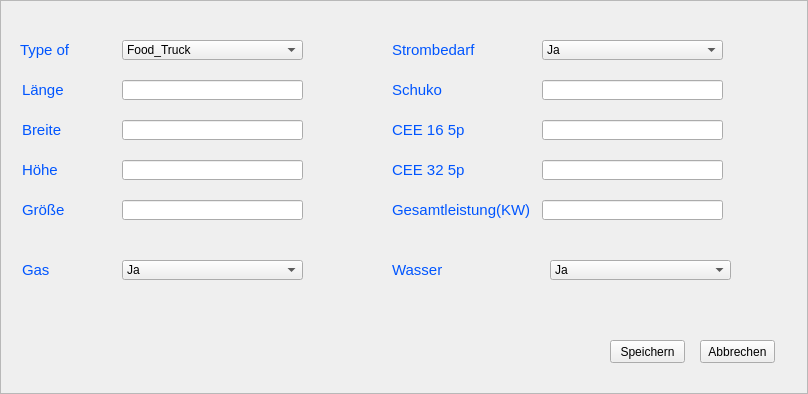
<?xml version="1.0" encoding="UTF-8"?>
<ui version="4.0">
 <class>Information</class>
 <widget class="QFrame" name="Information">
  <property name="geometry">
   <rect>
    <x>0</x>
    <y>0</y>
    <width>808</width>
    <height>394</height>
   </rect>
  </property>
  <property name="windowTitle">
   <string>Frame</string>
  </property>
  <property name="frameShape">
   <enum>QFrame::StyledPanel</enum>
  </property>
  <property name="frameShadow">
   <enum>QFrame::Raised</enum>
  </property>
  <widget class="QLineEdit" name="Groesse_text">
   <property name="geometry">
    <rect>
     <x>122</x>
     <y>200</y>
     <width>181</width>
     <height>20</height>
    </rect>
   </property>
  </widget>
  <widget class="QLineEdit" name="laenge_text">
   <property name="geometry">
    <rect>
     <x>122</x>
     <y>80</y>
     <width>181</width>
     <height>20</height>
    </rect>
   </property>
  </widget>
  <widget class="QLineEdit" name="CEE_16_text">
   <property name="geometry">
    <rect>
     <x>542</x>
     <y>120</y>
     <width>181</width>
     <height>20</height>
    </rect>
   </property>
  </widget>
  <widget class="QLabel" name="txtGroesse">
   <property name="geometry">
    <rect>
     <x>22</x>
     <y>200</y>
     <width>71</width>
     <height>21</height>
    </rect>
   </property>
   <property name="text">
    <string>&lt;html&gt;&lt;head/&gt;&lt;body&gt;&lt;p&gt;&lt;span style=&quot; font-size:11pt; color:#0055ff;&quot;&gt;Größe&lt;/span&gt;&lt;/p&gt;&lt;/body&gt;&lt;/html&gt;</string>
   </property>
  </widget>
  <widget class="QLineEdit" name="CEE_32_text">
   <property name="geometry">
    <rect>
     <x>542</x>
     <y>160</y>
     <width>181</width>
     <height>20</height>
    </rect>
   </property>
  </widget>
  <widget class="QLineEdit" name="Hoehe_text">
   <property name="geometry">
    <rect>
     <x>122</x>
     <y>160</y>
     <width>181</width>
     <height>20</height>
    </rect>
   </property>
  </widget>
  <widget class="QLabel" name="txtSchuko">
   <property name="geometry">
    <rect>
     <x>392</x>
     <y>80</y>
     <width>71</width>
     <height>21</height>
    </rect>
   </property>
   <property name="text">
    <string>&lt;html&gt;&lt;head/&gt;&lt;body&gt;&lt;p&gt;&lt;span style=&quot; font-size:11pt; color:#0055ff;&quot;&gt;Schuko&lt;/span&gt;&lt;/p&gt;&lt;/body&gt;&lt;/html&gt;</string>
   </property>
  </widget>
  <widget class="QLineEdit" name="Schuko_text">
   <property name="geometry">
    <rect>
     <x>542</x>
     <y>80</y>
     <width>181</width>
     <height>20</height>
    </rect>
   </property>
  </widget>
  <widget class="QComboBox" name="Strombedarf_text">
   <property name="geometry">
    <rect>
     <x>542</x>
     <y>40</y>
     <width>181</width>
     <height>20</height>
    </rect>
   </property>
   <item>
    <property name="text">
     <string>Ja</string>
    </property>
   </item>
   <item>
    <property name="text">
     <string>Nein</string>
    </property>
   </item>
  </widget>
  <widget class="QComboBox" name="Gas_text">
   <property name="geometry">
    <rect>
     <x>122</x>
     <y>260</y>
     <width>181</width>
     <height>20</height>
    </rect>
   </property>
   <item>
    <property name="text">
     <string>Ja</string>
    </property>
   </item>
   <item>
    <property name="text">
     <string>Nein</string>
    </property>
   </item>
  </widget>
  <widget class="QLabel" name="txtGesamtleistung">
   <property name="geometry">
    <rect>
     <x>392</x>
     <y>200</y>
     <width>161</width>
     <height>21</height>
    </rect>
   </property>
   <property name="text">
    <string>&lt;html&gt;&lt;head/&gt;&lt;body&gt;&lt;p&gt;&lt;span style=&quot; font-size:11pt; color:#0055ff;&quot;&gt;Gesamtleistung(KW)&lt;/span&gt;&lt;/p&gt;&lt;/body&gt;&lt;/html&gt;</string>
   </property>
  </widget>
  <widget class="QLabel" name="txtBreite">
   <property name="geometry">
    <rect>
     <x>22</x>
     <y>120</y>
     <width>71</width>
     <height>21</height>
    </rect>
   </property>
   <property name="text">
    <string>&lt;html&gt;&lt;head/&gt;&lt;body&gt;&lt;p&gt;&lt;span style=&quot; font-size:11pt; color:#0055ff;&quot;&gt;Breite&lt;/span&gt;&lt;/p&gt;&lt;/body&gt;&lt;/html&gt;</string>
   </property>
  </widget>
  <widget class="QLabel" name="txtLaenge">
   <property name="geometry">
    <rect>
     <x>22</x>
     <y>80</y>
     <width>71</width>
     <height>21</height>
    </rect>
   </property>
   <property name="text">
    <string>&lt;html&gt;&lt;head/&gt;&lt;body&gt;&lt;p&gt;&lt;span style=&quot; font-size:11pt; color:#0055ff;&quot;&gt;Länge&lt;/span&gt;&lt;/p&gt;&lt;/body&gt;&lt;/html&gt;</string>
   </property>
  </widget>
  <widget class="QLabel" name="txtType">
   <property name="geometry">
    <rect>
     <x>20</x>
     <y>40</y>
     <width>71</width>
     <height>21</height>
    </rect>
   </property>
   <property name="text">
    <string>&lt;html&gt;&lt;head/&gt;&lt;body&gt;&lt;p&gt;&lt;span style=&quot; font-size:11pt; color:#0055ff;&quot;&gt;Type of &lt;/span&gt;&lt;/p&gt;&lt;/body&gt;&lt;/html&gt;</string>
   </property>
  </widget>
  <widget class="QLabel" name="CEE_32">
   <property name="geometry">
    <rect>
     <x>392</x>
     <y>160</y>
     <width>81</width>
     <height>21</height>
    </rect>
   </property>
   <property name="text">
    <string>&lt;html&gt;&lt;head/&gt;&lt;body&gt;&lt;p&gt;&lt;span style=&quot; font-size:11pt; color:#0055ff;&quot;&gt;CEE 32 5p&lt;/span&gt;&lt;/p&gt;&lt;/body&gt;&lt;/html&gt;</string>
   </property>
  </widget>
  <widget class="QLabel" name="txtWasser">
   <property name="geometry">
    <rect>
     <x>392</x>
     <y>260</y>
     <width>71</width>
     <height>20</height>
    </rect>
   </property>
   <property name="text">
    <string>&lt;html&gt;&lt;head/&gt;&lt;body&gt;&lt;p&gt;&lt;span style=&quot; font-size:11pt; color:#0055ff;&quot;&gt;Wasser&lt;/span&gt;&lt;/p&gt;&lt;/body&gt;&lt;/html&gt;</string>
   </property>
  </widget>
  <widget class="QComboBox" name="Type_text">
   <property name="geometry">
    <rect>
     <x>122</x>
     <y>40</y>
     <width>181</width>
     <height>20</height>
    </rect>
   </property>
   <item>
    <property name="text">
     <string>Food_Truck</string>
    </property>
   </item>
   <item>
    <property name="text">
     <string>Anhänger</string>
    </property>
   </item>
   <item>
    <property name="text">
     <string>Pavillions</string>
    </property>
   </item>
  </widget>
  <widget class="QLabel" name="txtGas">
   <property name="geometry">
    <rect>
     <x>22</x>
     <y>260</y>
     <width>41</width>
     <height>21</height>
    </rect>
   </property>
   <property name="text">
    <string>&lt;html&gt;&lt;head/&gt;&lt;body&gt;&lt;p&gt;&lt;span style=&quot; font-size:11pt; color:#0055ff;&quot;&gt;Gas&lt;/span&gt;&lt;/p&gt;&lt;/body&gt;&lt;/html&gt;</string>
   </property>
  </widget>
  <widget class="QPushButton" name="pushButton_2">
   <property name="geometry">
    <rect>
     <x>700</x>
     <y>340</y>
     <width>75</width>
     <height>23</height>
    </rect>
   </property>
   <property name="text">
    <string>Abbrechen</string>
   </property>
  </widget>
  <widget class="QLabel" name="txtHoehe">
   <property name="geometry">
    <rect>
     <x>22</x>
     <y>160</y>
     <width>71</width>
     <height>21</height>
    </rect>
   </property>
   <property name="text">
    <string>&lt;html&gt;&lt;head/&gt;&lt;body&gt;&lt;p&gt;&lt;span style=&quot; font-size:11pt; color:#0055ff;&quot;&gt;Höhe&lt;/span&gt;&lt;/p&gt;&lt;/body&gt;&lt;/html&gt;</string>
   </property>
  </widget>
  <widget class="QLineEdit" name="Gesamtleistung_text">
   <property name="geometry">
    <rect>
     <x>542</x>
     <y>200</y>
     <width>181</width>
     <height>20</height>
    </rect>
   </property>
  </widget>
  <widget class="QLabel" name="txtStrom">
   <property name="geometry">
    <rect>
     <x>392</x>
     <y>40</y>
     <width>101</width>
     <height>21</height>
    </rect>
   </property>
   <property name="text">
    <string>&lt;html&gt;&lt;head/&gt;&lt;body&gt;&lt;p&gt;&lt;span style=&quot; font-size:11pt; color:#0055ff;&quot;&gt;Strombedarf&lt;/span&gt;&lt;/p&gt;&lt;/body&gt;&lt;/html&gt;</string>
   </property>
  </widget>
  <widget class="QLabel" name="txtCEE_16">
   <property name="geometry">
    <rect>
     <x>392</x>
     <y>120</y>
     <width>91</width>
     <height>21</height>
    </rect>
   </property>
   <property name="text">
    <string>&lt;html&gt;&lt;head/&gt;&lt;body&gt;&lt;p&gt;&lt;span style=&quot; font-size:11pt; color:#0055ff;&quot;&gt;CEE 16 5p&lt;/span&gt;&lt;/p&gt;&lt;/body&gt;&lt;/html&gt;</string>
   </property>
  </widget>
  <widget class="QLineEdit" name="Breite_text">
   <property name="geometry">
    <rect>
     <x>122</x>
     <y>120</y>
     <width>181</width>
     <height>20</height>
    </rect>
   </property>
  </widget>
  <widget class="QPushButton" name="pushButton">
   <property name="geometry">
    <rect>
     <x>610</x>
     <y>340</y>
     <width>75</width>
     <height>23</height>
    </rect>
   </property>
   <property name="text">
    <string>Speichern</string>
   </property>
  </widget>
  <widget class="QComboBox" name="Wasser_text">
   <property name="geometry">
    <rect>
     <x>550</x>
     <y>260</y>
     <width>181</width>
     <height>20</height>
    </rect>
   </property>
   <item>
    <property name="text">
     <string>Ja</string>
    </property>
   </item>
   <item>
    <property name="text">
     <string>Nein</string>
    </property>
   </item>
  </widget>
 </widget>
 <resources/>
 <connections/>
</ui>
